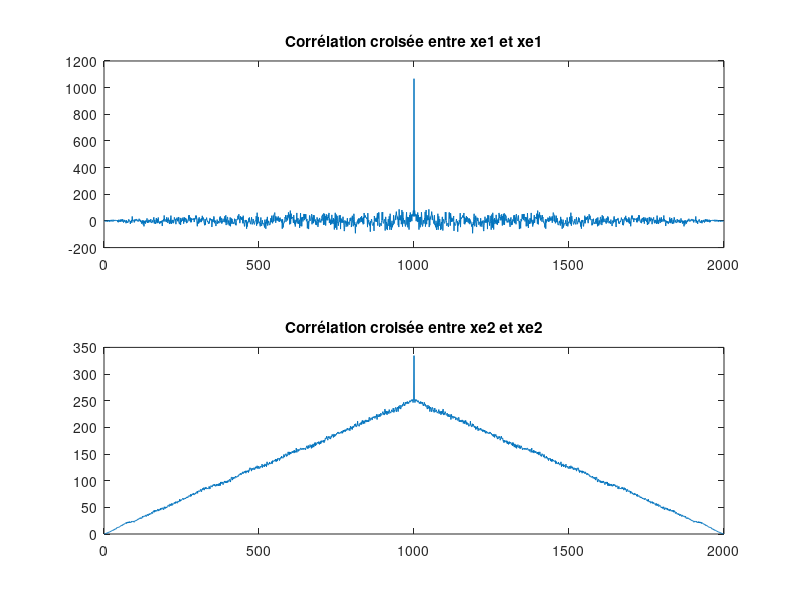

Recreate this plot in MATLAB.
% Load the 'signal' package
pkg load signal

% Charger les données du fichier signal_excitation.mat
load('input/signal_excitation.mat');

% Calculer la corrélation croisée entre les signaux xe1 et xe2
correlation_xe1 = xcorr(xe1, xe1);
correlation_xe2 = xcorr(xe2, xe2);

% Afficher les résultats
figure;
subplot(2, 1, 1);
plot(correlation_xe1);
title('Corrélation croisée entre xe1 et xe1');

subplot(2, 1, 2);
plot(correlation_xe2);
title('Corrélation croisée entre xe2 et xe2');

